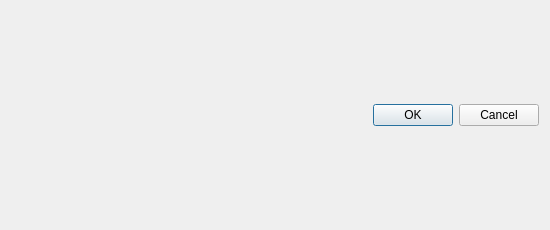
<?xml version="1.0" encoding="UTF-8"?>
<ui version="4.0">
 <class>BlankDialog</class>
 <widget class="QDialog" name="BlankDialog">
  <property name="geometry">
   <rect>
    <x>0</x>
    <y>0</y>
    <width>550</width>
    <height>230</height>
   </rect>
  </property>
  <property name="sizePolicy">
   <sizepolicy hsizetype="Preferred" vsizetype="MinimumExpanding">
    <horstretch>0</horstretch>
    <verstretch>0</verstretch>
   </sizepolicy>
  </property>
  <property name="windowTitle">
   <string>Dialog</string>
  </property>
  <layout class="QVBoxLayout" name="verticalLayout">
   <item>
    <layout class="QVBoxLayout" name="baseLayout"/>
   </item>
   <item>
    <widget class="QDialogButtonBox" name="buttonBox">
     <property name="orientation">
      <enum>Qt::Horizontal</enum>
     </property>
     <property name="standardButtons">
      <set>QDialogButtonBox::Cancel|QDialogButtonBox::Ok</set>
     </property>
    </widget>
   </item>
  </layout>
 </widget>
 <resources/>
 <connections>
  <connection>
   <sender>buttonBox</sender>
   <signal>accepted()</signal>
   <receiver>BlankDialog</receiver>
   <slot>accept()</slot>
   <hints>
    <hint type="sourcelabel">
     <x>248</x>
     <y>254</y>
    </hint>
    <hint type="destinationlabel">
     <x>157</x>
     <y>274</y>
    </hint>
   </hints>
  </connection>
  <connection>
   <sender>buttonBox</sender>
   <signal>rejected()</signal>
   <receiver>BlankDialog</receiver>
   <slot>reject()</slot>
   <hints>
    <hint type="sourcelabel">
     <x>316</x>
     <y>260</y>
    </hint>
    <hint type="destinationlabel">
     <x>286</x>
     <y>274</y>
    </hint>
   </hints>
  </connection>
 </connections>
</ui>
